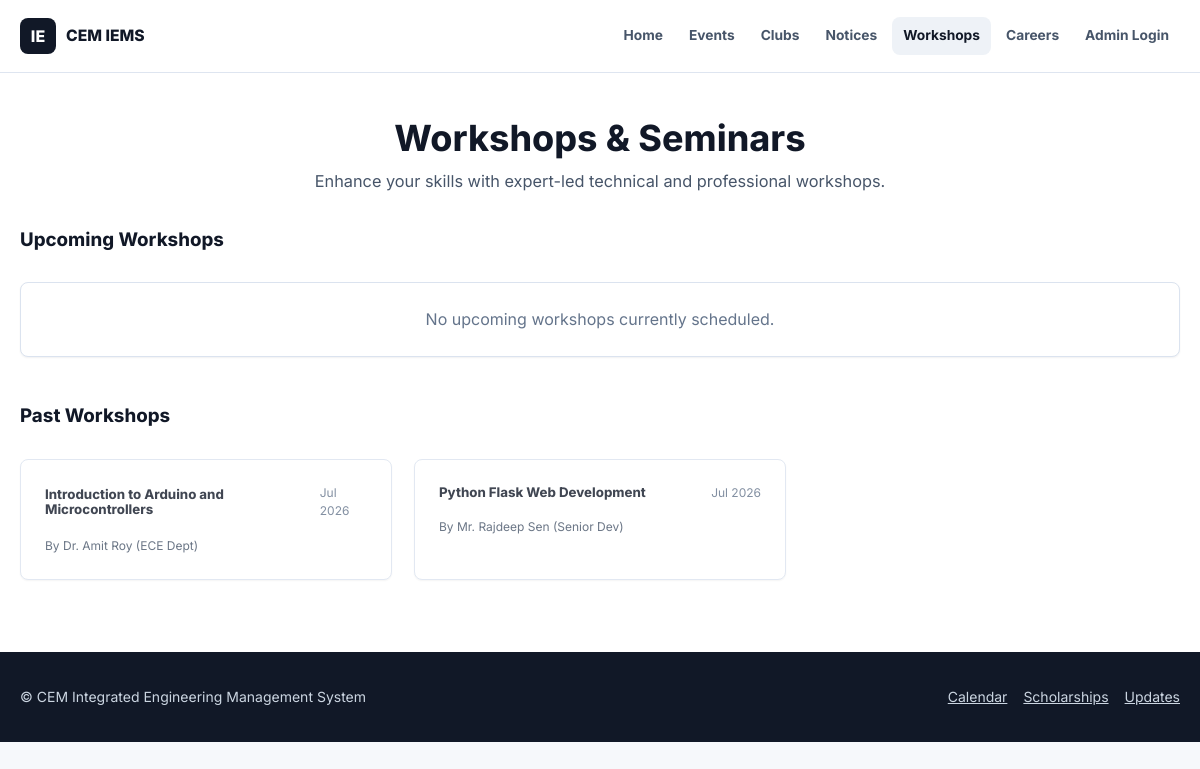
Screenshot of /workshops with the database file from the repository.
### models/workshop.py (models this page shows, shortened)
class Workshop(db.Model):
    __tablename__ = 'workshops'
    id = db.Column(db.Integer, primary_key=True)
    title = db.Column(db.String(200), nullable=False)
    description = db.Column(db.Text)
    speaker = db.Column(db.String(100))
    venue = db.Column(db.String(200))
    registration_link = db.Column(db.String(500))
    date = db.Column(db.Date)
    time = db.Column(db.Time)
    status = db.Column(db.String(20), default='pending')  # pending, approved, rejected
    created_by = db.Column(db.Integer, db.ForeignKey('users.id'), nullable=True)
    approved_by = db.Column(db.Integer, db.ForeignKey('users.id'), nullable=True)
    created_at = db.Column(db.DateTime, default=datetime.utcnow)
    creator = db.relationship('User', foreign_keys=[created_by])
    approver = db.relationship('User', foreign_keys=[approved_by])

### routes/public.py (the view)
@public_bp.route('/workshops')
def workshops():
    page = request.args.get('page', 1, type=int)
    upcoming = Workshop.query.filter(
        Workshop.status == 'approved',
        Workshop.date >= date.today()
    ).order_by(Workshop.date.asc()).all()
    past = Workshop.query.filter(
        Workshop.status == 'approved',
        Workshop.date < date.today()
    ).order_by(Workshop.date.desc()).limit(6).all()
    return render_template('public/workshops.html', upcoming=upcoming, past=past)

### templates/public/workshops.html (shortened to what this page needs)
{% extends "base.html" %}
{% block content %}
<section class="section bg-white">
    <div class="container">
        <div class="section-header">
            <h2>Workshops & Seminars</h2>
            <p>Enhance your skills with expert-led technical and professional workshops.</p>
        </div>
        <h3 class="mb-4">Upcoming Workshops</h3>
        <div class="cards-grid mb-5">
            {% for workshop in upcoming %}
            <div class="card card-hover p-0" style="overflow: hidden; border-top: 4px solid var(--accent-blue);">
                <div class="p-4">
                    <div class="d-flex justify-between mb-3">
                        <div class="badge badge-primary">Workshop</div>
                        <div class="text-sm fw-bold text-danger"><i class="fa-regular fa-calendar"></i> {{ workshop.date.strftime('%d %b %Y') }}</div>
                    </div>
                    <h4 class="mb-2">{{ workshop.title }}</h4>
                    <p class="text-sm text-secondary mb-3">{{ workshop.description }}</p>
                    <div class="bg-light p-3 rounded mb-3">
                        <div class="d-flex align-center gap-2 mb-2 text-sm">
                            <i class="fa-solid fa-microphone text-accent-blue" style="width: 16px;"></i>
                            <span class="fw-medium">Speaker:</span> {{ workshop.speaker }}
                        </div>
                        <div class="d-flex align-center gap-2 mb-2 text-sm">
                            <i class="fa-regular fa-clock text-accent-blue" style="width: 16px;"></i>
                            <span class="fw-medium">Time:</span> {{ workshop.time.strftime('%I:%M %p') if workshop.time else 'TBD' }}
                        </div>
                        <div class="d-flex align-center gap-2 text-sm">
                            <i class="fa-solid fa-location-dot text-accent-blue" style="width: 16px;"></i>
                            <span class="fw-medium">Venue:</span> {{ workshop.venue }}
                        </div>
                    </div>
                    <a href="{{ url_for('registration.register', item_type='workshop', item_id=workshop.id) }}" class="btn btn-primary" style="width: 100%;">Register Now</a>
                </div>
            </div>
            {% else %}
            <div class="col-span-full card p-5 text-center text-muted">
                No upcoming workshops currently scheduled.
            </div>
            {% endfor %}
        </div>
        {% if past %}
        <h3 class="mb-4 mt-5">Past Workshops</h3>
        <div class="cards-grid">
            {% for workshop in past %}
            <div class="card p-3" style="opacity: 0.8;">
                <div class="d-flex justify-between align-center mb-2">
                    <h5 class="m-0">{{ workshop.title }}</h5>
                    <div class="text-xs text-muted">{{ workshop.date.strftime('%b %Y') }}</div>
                </div>
                <p class="text-xs text-secondary m-0">By {{ workshop.speaker }}</p>
            </div>
            {% endfor %}
        </div>
        {% endif %}
    </div>
</section>
{% endblock %}

### static/css/main.css (style rules this page uses)
:root { --primary: #111827; --primary-soft: #243041; --accent-blue: #1d4ed8; --accent-blue-light: #dbeafe; --accent-teal: #0f766e; --accent-teal-light: #ccfbf1; --accent-amber: #b45309; --bg: #f6f8fb; --surface: #ffffff; --surface-muted: #f1f5f9; --border: #dbe3ef; --border-strong: #cbd5e1; --text-primary: #111827; --text-secondary: #475569; --text-muted: #64748b; --danger: #dc2626; --warning: #d97706; --success: #059669; --info: #0284c7; --space-xs: 4px; --space-sm: 8px; --space-md: 16px; --space-lg: 24px; --space-xl: 32px; --space-2xl: 48px; --space-3xl: 64px; --radius-sm: 6px; --radius-md: 8px; --radius-lg: 8px; --shadow-sm: 0 1px 2px rgba(15, 23, 42, 0.06); --shadow-md: 0 10px 24px rgba(15, 23, 42, 0.08); --shadow-lg: 0 24px 56px rgba(15, 23, 42, 0.14); --transition-fast: 150ms ease; --transition: 220ms ease; }
* { box-sizing: border-box; margin: 0; padding: 0; }
html { scroll-behavior: smooth; }
body { min-height: 100vh; font-family: "Inter", system-ui, -apple-system, BlinkMacSystemFont, "Segoe UI", sans-serif; background: var(--bg); color: var(--text-primary); line-height: 1.55; -webkit-font-smoothing: antialiased; text-rendering: optimizeLegibility; }
h1, h2, h3, h4, h5, h6 { color: var(--primary); font-weight: 750; line-height: 1.15; }
p { color: var(--text-secondary); }
.container { width: min(1180px, calc(100% - 40px)); margin: 0 auto; }
.section { padding: 72px 0; }
.bg-white { background: var(--surface); }
.section-header { max-width: 760px; margin: 0 auto 34px; text-align: center; }
.section-header h2 { font-size: clamp(1.85rem, 3vw, 2.55rem); margin-bottom: 10px; }
.section-header p { font-size: 1.02rem; }
.d-flex { display: flex; }
.align-center { align-items: center; }
.justify-between { justify-content: space-between; }
.text-center { text-align: center; }
.text-xs { font-size: 0.75rem; }
.text-muted { color: var(--text-muted); }
.text-secondary { color: var(--text-secondary); }
.m-0 { margin: 0; }
.mt-5 { margin-top: var(--space-2xl); }
.mb-2 { margin-bottom: var(--space-md); }
.mb-4 { margin-bottom: var(--space-xl); }
.mb-5 { margin-bottom: var(--space-2xl); }
.p-3 { padding: var(--space-lg); }
.p-5 { padding: var(--space-2xl); }
.card, .admin-table-card { background: var(--surface); border: 1px solid var(--border); border-radius: var(--radius-lg); box-shadow: var(--shadow-sm); }
.card { padding: 24px; }
.cards-grid { display: grid; grid-template-columns: repeat(3, minmax(0, 1fr)); gap: 22px; }
.col-span-full, .col-span-3 { grid-column: 1 / -1; }

### static/css/public.css (style rules this page uses)
main > .section:first-child { padding-top: 118px; }

### rows the page displays
Workshop: title "Introduction to Arduino and Microcontrollers", date "Jul 2026", speaker "Dr. Amit Roy (ECE Dept)"
Workshop: title "Python Flask Web Development", date "Jul 2026", speaker "Mr. Rajdeep Sen (Senior Dev)"

### other values shown
{{ config.COLLEGE_SHORT }} "CEM"
